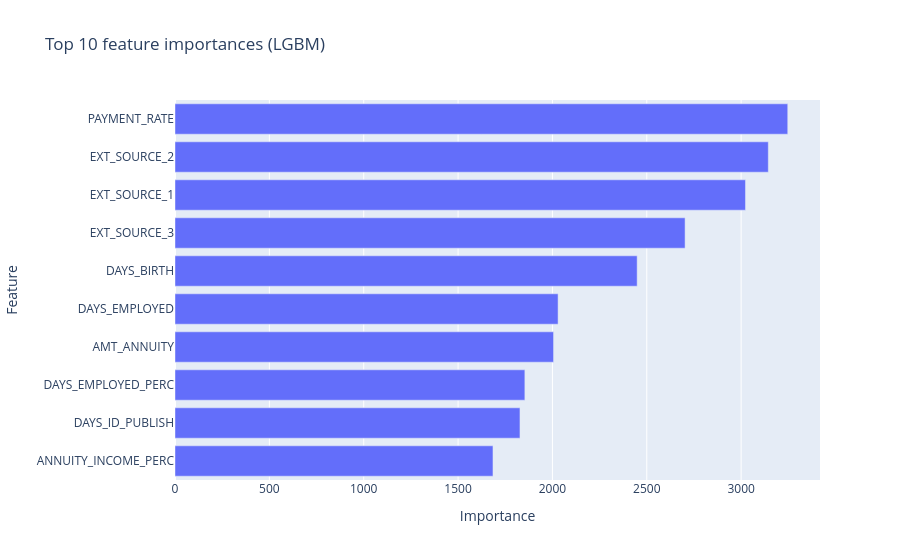

Write notebook code for a chart like this one.
### Markdown cell above
## Artefacts — feature importances (top 10)

### Code cell
feat_imp = (
    pd.Series(best_model.feature_importances_, index=X_train.columns)
    .nlargest(10)
    .sort_values()
)

fig_imp = go.Figure(go.Bar(x=feat_imp.values, y=feat_imp.index, orientation="h"))
fig_imp.update_layout(
    title="Top 10 feature importances (LGBM)",
    xaxis_title="Importance",
    yaxis_title="Feature",
)
fig_imp.show()

### Figure 1 — Plotly figure (JSON) as saved in the notebook; plotly's stock layout.template omitted (floating-point values rounded to 4 significant figures)
{"data": [{"orientation": "h", "type": "bar", "x": [1685, 1828, 1854, 2006, 2030, 2449, 2703, 3023, 3144, 3247], "y": ["ANNUITY_INCOME_PERC", "DAYS_ID_PUBLISH", "DAYS_EMPLOYED_PERC", "AMT_ANNUITY", "DAYS_EMPLOYED", "DAYS_BIRTH", "EXT_SOURCE_3", "EXT_SOURCE_1", "EXT_SOURCE_2", "PAYMENT_RATE"]}], "layout": {"title": {"text": "Top 10 feature importances (LGBM)"}, "xaxis": {"title": {"text": "Importance"}}, "yaxis": {"title": {"text": "Feature"}}}}
